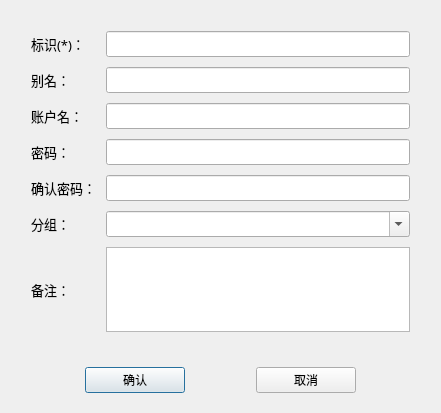
<?xml version="1.0" encoding="UTF-8"?>
<ui version="4.0">
 <class>EntryDetailDialog</class>
 <widget class="QDialog" name="EntryDetailDialog">
  <property name="geometry">
   <rect>
    <x>0</x>
    <y>0</y>
    <width>441</width>
    <height>413</height>
   </rect>
  </property>
  <property name="windowTitle">
   <string>Dialog</string>
  </property>
  <layout class="QVBoxLayout" name="verticalLayout">
   <item>
    <widget class="QWidget" name="widget" native="true">
     <layout class="QGridLayout" name="gridLayout">
      <property name="leftMargin">
       <number>20</number>
      </property>
      <property name="topMargin">
       <number>20</number>
      </property>
      <property name="rightMargin">
       <number>20</number>
      </property>
      <property name="bottomMargin">
       <number>20</number>
      </property>
      <property name="spacing">
       <number>10</number>
      </property>
      <item row="8" column="1">
       <widget class="QPlainTextEdit" name="remarksEdit">
        <property name="font">
         <font>
          <family>等线</family>
          <pointsize>10</pointsize>
         </font>
        </property>
       </widget>
      </item>
      <item row="0" column="1">
       <widget class="QLineEdit" name="nameEdit">
        <property name="font">
         <font>
          <family>等线</family>
          <pointsize>10</pointsize>
         </font>
        </property>
        <property name="maxLength">
         <number>10</number>
        </property>
       </widget>
      </item>
      <item row="0" column="0">
       <widget class="QLabel" name="label">
        <property name="font">
         <font>
          <family>等线</family>
          <pointsize>10</pointsize>
         </font>
        </property>
        <property name="text">
         <string>标识(*)：</string>
        </property>
        <property name="textFormat">
         <enum>Qt::AutoText</enum>
        </property>
       </widget>
      </item>
      <item row="3" column="0">
       <widget class="QLabel" name="label_3">
        <property name="font">
         <font>
          <family>等线</family>
          <pointsize>10</pointsize>
         </font>
        </property>
        <property name="text">
         <string>账户名：</string>
        </property>
       </widget>
      </item>
      <item row="5" column="0">
       <widget class="QLabel" name="label_5">
        <property name="font">
         <font>
          <family>等线</family>
          <pointsize>10</pointsize>
         </font>
        </property>
        <property name="text">
         <string>确认密码：</string>
        </property>
       </widget>
      </item>
      <item row="4" column="0">
       <widget class="QLabel" name="label_4">
        <property name="font">
         <font>
          <family>等线</family>
          <pointsize>10</pointsize>
         </font>
        </property>
        <property name="text">
         <string>密码：</string>
        </property>
       </widget>
      </item>
      <item row="4" column="1">
       <widget class="QLineEdit" name="passwordEdit">
        <property name="font">
         <font>
          <family>等线</family>
          <pointsize>10</pointsize>
         </font>
        </property>
        <property name="maxLength">
         <number>30</number>
        </property>
        <property name="echoMode">
         <enum>QLineEdit::Password</enum>
        </property>
       </widget>
      </item>
      <item row="3" column="1">
       <widget class="QLineEdit" name="usernameEdit">
        <property name="font">
         <font>
          <family>等线</family>
          <pointsize>10</pointsize>
         </font>
        </property>
        <property name="maxLength">
         <number>20</number>
        </property>
       </widget>
      </item>
      <item row="5" column="1">
       <widget class="QLineEdit" name="confirmEdit">
        <property name="font">
         <font>
          <family>等线</family>
          <pointsize>10</pointsize>
         </font>
        </property>
        <property name="maxLength">
         <number>30</number>
        </property>
        <property name="echoMode">
         <enum>QLineEdit::Password</enum>
        </property>
       </widget>
      </item>
      <item row="8" column="0">
       <widget class="QLabel" name="label_7">
        <property name="font">
         <font>
          <family>等线</family>
          <pointsize>10</pointsize>
         </font>
        </property>
        <property name="text">
         <string>备注：</string>
        </property>
       </widget>
      </item>
      <item row="7" column="0">
       <widget class="QLabel" name="label_6">
        <property name="font">
         <font>
          <family>等线</family>
          <pointsize>10</pointsize>
         </font>
        </property>
        <property name="text">
         <string>分组：</string>
        </property>
       </widget>
      </item>
      <item row="1" column="1">
       <widget class="QLineEdit" name="otherNameEdit">
        <property name="font">
         <font>
          <family>等线</family>
          <pointsize>10</pointsize>
         </font>
        </property>
        <property name="maxLength">
         <number>100</number>
        </property>
       </widget>
      </item>
      <item row="1" column="0">
       <widget class="QLabel" name="label_2">
        <property name="font">
         <font>
          <family>等线</family>
          <pointsize>10</pointsize>
         </font>
        </property>
        <property name="text">
         <string>别名：</string>
        </property>
       </widget>
      </item>
      <item row="7" column="1">
       <widget class="QComboBox" name="groupEdit">
        <property name="font">
         <font>
          <family>等线</family>
          <pointsize>10</pointsize>
         </font>
        </property>
        <property name="editable">
         <bool>true</bool>
        </property>
       </widget>
      </item>
     </layout>
    </widget>
   </item>
   <item>
    <widget class="QWidget" name="widget_2" native="true">
     <layout class="QHBoxLayout" name="horizontalLayout">
      <item>
       <widget class="QPushButton" name="OKButton">
        <property name="maximumSize">
         <size>
          <width>100</width>
          <height>16777215</height>
         </size>
        </property>
        <property name="text">
         <string>确认</string>
        </property>
        <property name="default">
         <bool>true</bool>
        </property>
       </widget>
      </item>
      <item>
       <widget class="QPushButton" name="cancelButton">
        <property name="maximumSize">
         <size>
          <width>100</width>
          <height>16777215</height>
         </size>
        </property>
        <property name="text">
         <string>取消</string>
        </property>
        <property name="default">
         <bool>false</bool>
        </property>
       </widget>
      </item>
     </layout>
    </widget>
   </item>
  </layout>
 </widget>
 <resources/>
 <connections/>
</ui>
